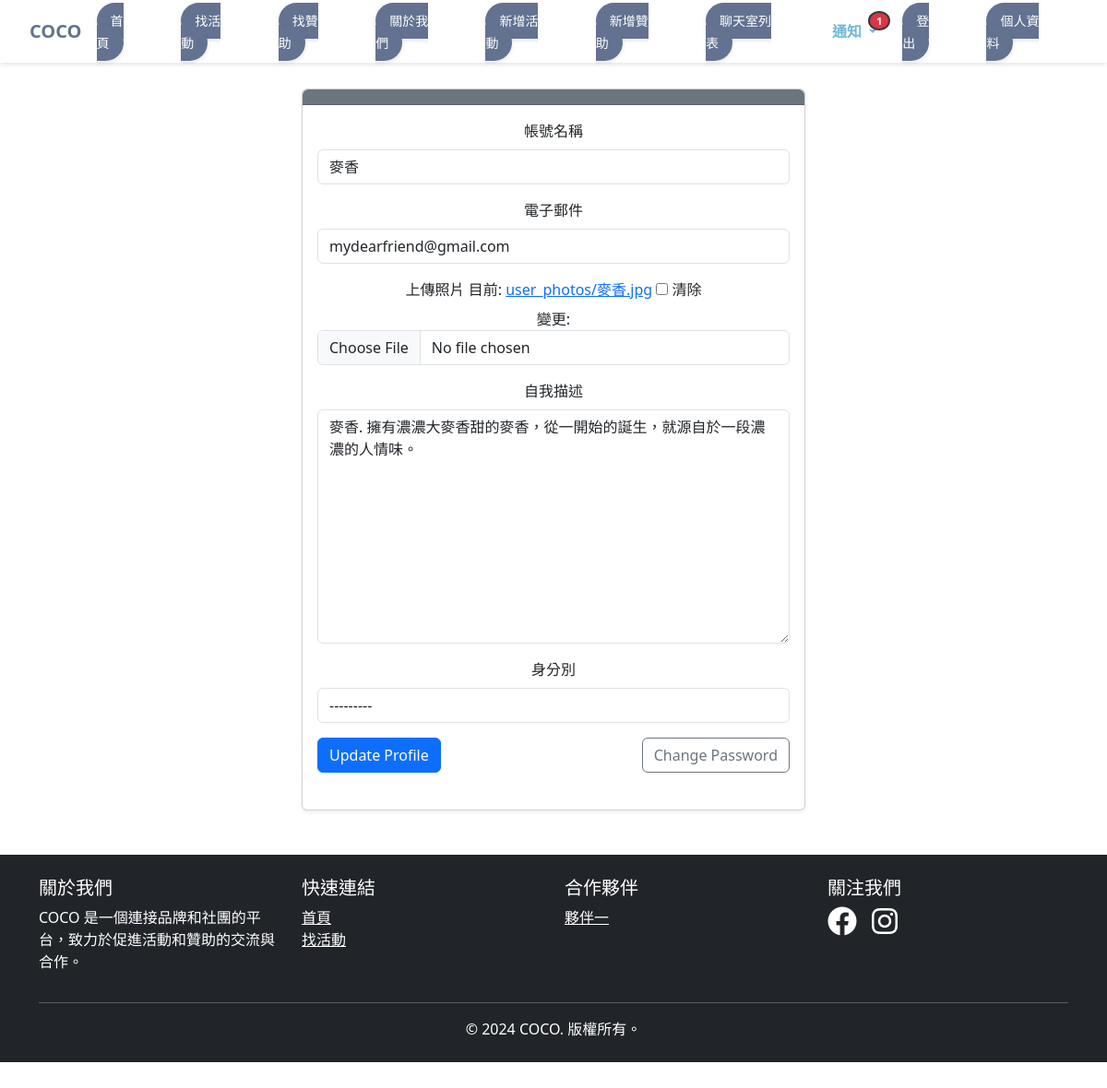
Page /profile/edit/ (signed in) on the earlier database version.
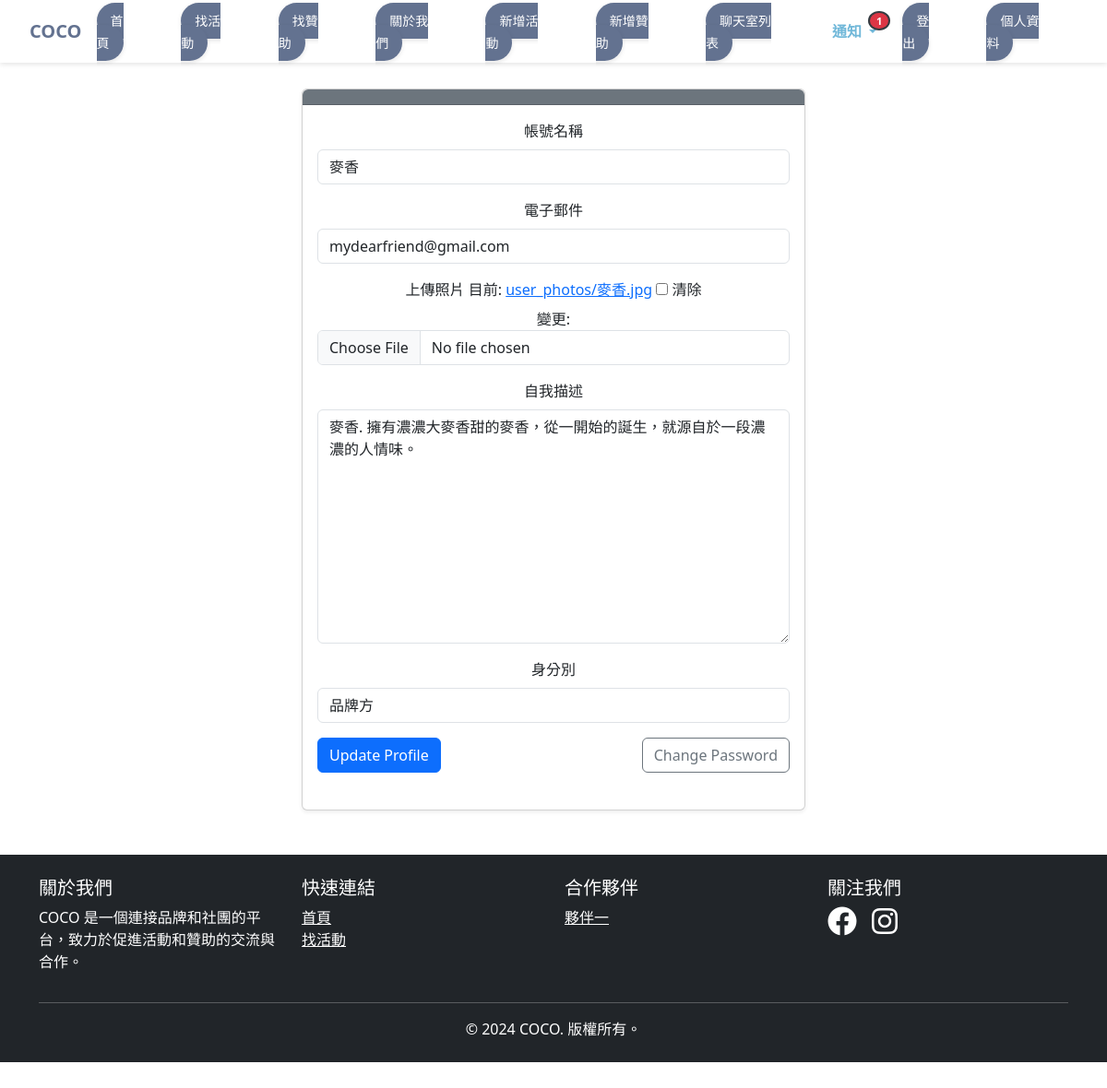
Same page on the later database version.
### events/models.py (models this page shows, shortened)
class UserProfile(models.Model):
    user = models.OneToOneField(User, on_delete=models.CASCADE, related_name='profile')
    photo = models.ImageField(upload_to='user_photos/', blank=True, null=True,default='user_photos/default.jpg')
    description = models.TextField(blank=True, null=True)
    role = models.CharField(max_length=20, choices=[('brand', '品牌方'), ('club', '社團方')], blank=True)

### events/views.py (the view)
# urls.py: path('profile/edit/', views.edit_profile, name='edit_profile'),
@login_required
def edit_profile(request):
    if request.method == 'POST':
        form = UserProfileForm(request.POST, instance=request.user)
        form_userprofile = UserPhotoForm(request.POST, request.FILES, instance=request.user.profile)
        if form.is_valid() and form_userprofile.is_valid():
            form.save()
            profile = form_userprofile.save(commit=False)
            old_role = request.user.profile.role
            new_role = form_userprofile.cleaned_data['role']
            if old_role != new_role:
                messages.info(request, f'您的身分別已從 {old_role} 更改為 {new_role}')
            profile.save()
            messages.success(request, '個人檔案已經更新')
            return redirect('profile')
    else:
        form = UserProfileForm(instance=request.user)
        form_userprofile = UserPhotoForm(instance=request.user.profile)
    context = {
        'form': form,
        'form_userprofile': form_userprofile
    }
    return render(request, 'events/edit_profile.html', context)

### events/forms.py
class UserProfileForm(forms.ModelForm):
    class Meta:
        model = User
        fields = ['username', 'email']
        labels = {
            'username': '照片',
            'email': '電子郵件',
        }

class UserPhotoForm(forms.ModelForm):
    class Meta:
        model = UserProfile
        fields = ['photo', 'description', 'role']
        labels = {
            'photo': '照片',
            'description': '描述',
            'role': '身分別',
        }
        widgets = {
            'role': forms.Select(choices=[('brand', '品牌方'), ('club', '社團方')])
        }

### events/context_processors.py (called while the page is built)
def notifications(request):
    if request.user.is_authenticated:
        notifications = Notification.objects.filter(user=request.user).order_by('-created_at')
        unread_count = notifications.filter(is_read=False).count()
        return {
            'notifications': notifications[:5],  # 只在這裡進行切片
            'unread_notifications_count': unread_count
        }
    return {}

### events/templates/events/edit_profile.html (shortened to what this page needs)
{% extends 'base.html' %}
{% load django_bootstrap5 %}
{% load widget_tweaks %}
{% load static %}
{% block content %}
<div class="container mt-5">
    <div class="row justify-content-center">
        <div class="col-lg-6">
            <div class="card shadow-sm rounded">
                <div class="card-header bg-secondary text-white rounded-top">
                </div>
                <div class="card-body">
                    <div class="text-center mb-4">
                    <form method="post" enctype="multipart/form-data">
                        <div class="mb-3">
                            <label for="username" class="form-label">帳號名稱</label>
                            {{ form.username|add_class:"form-control rounded" }}
                        </div>
                        <div class="mb-3">
                            <label for="email" class="form-label">電子郵件</label>
                            {{ form.email|add_class:"form-control rounded" }}
                        </div>
                        <div class="mb-3">
                            <label for="photo" class="form-label">上傳照片</label>
                            {{ form_userprofile.photo|add_class:"form-control rounded" }}
                        </div>
                        <div class="mb-3">
                            <label for="description" class="form-label">自我描述</label>
                            {{ form_userprofile.description|add_class:"form-control rounded" }}
                        </div>
                        <div class="mb-3">
                            <label for="role" class="form-label">身分別</label>
                            {{ form_userprofile.role|add_class:"form-control rounded" }}
                        </div>
                        <div class="d-flex justify-content-between mt-3">
                            <button type="submit" class="btn btn-primary rounded">Update Profile</button>
                            <a href="{% url 'password_change' %}" class="btn btn-outline-secondary rounded">Change Password</a>
                        </div>
                    </form>
                </div>
            </div>
        </div>
    </div>
</div>
{% endblock %}

Differences in the rows shown:
changed UserProfile "麥香. 擁有濃濃大麥香甜的麥香，從一開始的誕生，就源自於一段濃濃的人情味。": role "---------" → "品牌方"
